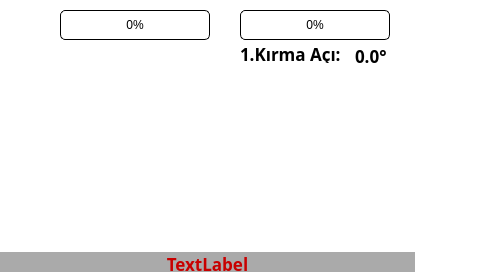
<?xml version="1.0" encoding="UTF-8"?>
<ui version="4.0">
 <class>tek_kirma</class>
 <widget class="QWidget" name="tek_kirma">
  <property name="geometry">
   <rect>
    <x>0</x>
    <y>0</y>
    <width>480</width>
    <height>272</height>
   </rect>
  </property>
  <property name="windowTitle">
   <string>Form</string>
  </property>
  <widget class="QLabel" name="Background">
   <property name="geometry">
    <rect>
     <x>0</x>
     <y>0</y>
     <width>480</width>
     <height>272</height>
    </rect>
   </property>
   <property name="styleSheet">
    <string notr="true">background-color: white;
</string>
   </property>
   <property name="text">
    <string/>
   </property>
  </widget>
  <widget class="QLabel" name="tek_kirma_image">
   <property name="geometry">
    <rect>
     <x>40</x>
     <y>70</y>
     <width>410</width>
     <height>150</height>
    </rect>
   </property>
   <property name="styleSheet">
    <string notr="true">image: url(:/Images/tek_kirma.png);</string>
   </property>
   <property name="text">
    <string/>
   </property>
   <property name="alignment">
    <set>Qt::AlignCenter</set>
   </property>
  </widget>
  <widget class="QLabel" name="ArrowWinchUp_1">
   <property name="geometry">
    <rect>
     <x>380</x>
     <y>175</y>
     <width>30</width>
     <height>30</height>
    </rect>
   </property>
   <property name="text">
    <string/>
   </property>
   <property name="pixmap">
    <pixmap resource="images.qrc">:/Images/gri_yukari.png</pixmap>
   </property>
  </widget>
  <widget class="QLabel" name="ArrowWinchUp_0">
   <property name="geometry">
    <rect>
     <x>380</x>
     <y>175</y>
     <width>30</width>
     <height>30</height>
    </rect>
   </property>
   <property name="text">
    <string/>
   </property>
   <property name="pixmap">
    <pixmap resource="images.qrc">:/Images/yesil_yukari.png</pixmap>
   </property>
  </widget>
  <widget class="QLabel" name="ArrowWinchUp_2">
   <property name="geometry">
    <rect>
     <x>380</x>
     <y>175</y>
     <width>30</width>
     <height>30</height>
    </rect>
   </property>
   <property name="text">
    <string/>
   </property>
   <property name="pixmap">
    <pixmap resource="images.qrc">:/Images/kirmizi_yukari.png</pixmap>
   </property>
  </widget>
  <widget class="QLabel" name="ArrowWinchDown_1">
   <property name="geometry">
    <rect>
     <x>380</x>
     <y>210</y>
     <width>30</width>
     <height>30</height>
    </rect>
   </property>
   <property name="text">
    <string/>
   </property>
   <property name="pixmap">
    <pixmap resource="images.qrc">:/Images/gri_asagi.png</pixmap>
   </property>
  </widget>
  <widget class="QLabel" name="ArrowWinchDown_0">
   <property name="geometry">
    <rect>
     <x>380</x>
     <y>210</y>
     <width>30</width>
     <height>30</height>
    </rect>
   </property>
   <property name="text">
    <string/>
   </property>
   <property name="pixmap">
    <pixmap resource="images.qrc">:/Images/yesil_asagi.png</pixmap>
   </property>
  </widget>
  <widget class="QLabel" name="ArrowWinchDown_2">
   <property name="geometry">
    <rect>
     <x>380</x>
     <y>210</y>
     <width>30</width>
     <height>30</height>
    </rect>
   </property>
   <property name="text">
    <string/>
   </property>
   <property name="pixmap">
    <pixmap resource="images.qrc">:/Images/kirmizi_asagi.png</pixmap>
   </property>
  </widget>
  <widget class="QLabel" name="ArrowFirstBoomUp_1">
   <property name="geometry">
    <rect>
     <x>290</x>
     <y>170</y>
     <width>30</width>
     <height>30</height>
    </rect>
   </property>
   <property name="text">
    <string/>
   </property>
   <property name="pixmap">
    <pixmap resource="images.qrc">:/Images/gri_yukari.png</pixmap>
   </property>
  </widget>
  <widget class="QLabel" name="ArrowFirstBoomUp_0">
   <property name="geometry">
    <rect>
     <x>290</x>
     <y>170</y>
     <width>30</width>
     <height>30</height>
    </rect>
   </property>
   <property name="text">
    <string/>
   </property>
   <property name="pixmap">
    <pixmap resource="images.qrc">:/Images/yesil_yukari.png</pixmap>
   </property>
  </widget>
  <widget class="QLabel" name="ArrowFirstBoomUp_2">
   <property name="geometry">
    <rect>
     <x>290</x>
     <y>170</y>
     <width>30</width>
     <height>30</height>
    </rect>
   </property>
   <property name="text">
    <string/>
   </property>
   <property name="pixmap">
    <pixmap resource="images.qrc">:/Images/kirmizi_yukari.png</pixmap>
   </property>
  </widget>
  <widget class="QLabel" name="ArrowFirstBoomDown_1">
   <property name="geometry">
    <rect>
     <x>290</x>
     <y>210</y>
     <width>30</width>
     <height>30</height>
    </rect>
   </property>
   <property name="text">
    <string/>
   </property>
   <property name="pixmap">
    <pixmap resource="images.qrc">:/Images/gri_asagi.png</pixmap>
   </property>
  </widget>
  <widget class="QLabel" name="ArrowFirstBoomDown_0">
   <property name="geometry">
    <rect>
     <x>290</x>
     <y>210</y>
     <width>30</width>
     <height>30</height>
    </rect>
   </property>
   <property name="text">
    <string/>
   </property>
   <property name="pixmap">
    <pixmap resource="images.qrc">:/Images/yesil_asagi.png</pixmap>
   </property>
  </widget>
  <widget class="QLabel" name="ArrowFirstBoomDown_2">
   <property name="geometry">
    <rect>
     <x>290</x>
     <y>210</y>
     <width>30</width>
     <height>30</height>
    </rect>
   </property>
   <property name="text">
    <string/>
   </property>
   <property name="pixmap">
    <pixmap resource="images.qrc">:/Images/kirmizi_asagi.png</pixmap>
   </property>
  </widget>
  <widget class="QLabel" name="ArrowMainBoomUp_1">
   <property name="geometry">
    <rect>
     <x>10</x>
     <y>115</y>
     <width>30</width>
     <height>30</height>
    </rect>
   </property>
   <property name="text">
    <string/>
   </property>
   <property name="pixmap">
    <pixmap resource="images.qrc">:/Images/gri_yukari.png</pixmap>
   </property>
  </widget>
  <widget class="QLabel" name="ArrowMainBoomUp_0">
   <property name="geometry">
    <rect>
     <x>10</x>
     <y>115</y>
     <width>30</width>
     <height>30</height>
    </rect>
   </property>
   <property name="text">
    <string/>
   </property>
   <property name="pixmap">
    <pixmap resource="images.qrc">:/Images/yesil_yukari.png</pixmap>
   </property>
  </widget>
  <widget class="QLabel" name="ArrowMainBoomUp_2">
   <property name="geometry">
    <rect>
     <x>10</x>
     <y>115</y>
     <width>30</width>
     <height>30</height>
    </rect>
   </property>
   <property name="text">
    <string/>
   </property>
   <property name="pixmap">
    <pixmap resource="images.qrc">:/Images/kirmizi_yukari.png</pixmap>
   </property>
  </widget>
  <widget class="QLabel" name="ArrowMainBoomDown_1">
   <property name="geometry">
    <rect>
     <x>10</x>
     <y>150</y>
     <width>30</width>
     <height>30</height>
    </rect>
   </property>
   <property name="text">
    <string/>
   </property>
   <property name="pixmap">
    <pixmap resource="images.qrc">:/Images/gri_asagi.png</pixmap>
   </property>
  </widget>
  <widget class="QLabel" name="ArrowMainBoomDown_0">
   <property name="geometry">
    <rect>
     <x>10</x>
     <y>150</y>
     <width>30</width>
     <height>30</height>
    </rect>
   </property>
   <property name="text">
    <string/>
   </property>
   <property name="pixmap">
    <pixmap resource="images.qrc">:/Images/yesil_asagi.png</pixmap>
   </property>
  </widget>
  <widget class="QLabel" name="ArrowMainBoomDown_2">
   <property name="geometry">
    <rect>
     <x>10</x>
     <y>150</y>
     <width>30</width>
     <height>30</height>
    </rect>
   </property>
   <property name="text">
    <string/>
   </property>
   <property name="pixmap">
    <pixmap resource="images.qrc">:/Images/kirmizi_asagi.png</pixmap>
   </property>
  </widget>
  <widget class="QLabel" name="ArrowRotationLeft_1">
   <property name="geometry">
    <rect>
     <x>30</x>
     <y>197</y>
     <width>60</width>
     <height>60</height>
    </rect>
   </property>
   <property name="text">
    <string/>
   </property>
   <property name="pixmap">
    <pixmap resource="images.qrc">:/Images/yay_gri_sol.png</pixmap>
   </property>
  </widget>
  <widget class="QLabel" name="ArrowRotationLeft_0">
   <property name="geometry">
    <rect>
     <x>30</x>
     <y>197</y>
     <width>60</width>
     <height>60</height>
    </rect>
   </property>
   <property name="text">
    <string/>
   </property>
   <property name="pixmap">
    <pixmap resource="images.qrc">:/Images/yay_yesil_sol.png</pixmap>
   </property>
  </widget>
  <widget class="QLabel" name="ArrowRotationLeft_2">
   <property name="geometry">
    <rect>
     <x>30</x>
     <y>197</y>
     <width>60</width>
     <height>60</height>
    </rect>
   </property>
   <property name="text">
    <string/>
   </property>
   <property name="pixmap">
    <pixmap resource="images.qrc">:/Images/yay_kirmizi_sol.png</pixmap>
   </property>
  </widget>
  <widget class="QLabel" name="ArrowRotationRight_1">
   <property name="geometry">
    <rect>
     <x>160</x>
     <y>195</y>
     <width>60</width>
     <height>60</height>
    </rect>
   </property>
   <property name="text">
    <string/>
   </property>
   <property name="pixmap">
    <pixmap resource="images.qrc">:/Images/yay_gri_sag.png</pixmap>
   </property>
  </widget>
  <widget class="QLabel" name="ArrowRotationRight_0">
   <property name="geometry">
    <rect>
     <x>160</x>
     <y>195</y>
     <width>60</width>
     <height>60</height>
    </rect>
   </property>
   <property name="text">
    <string/>
   </property>
   <property name="pixmap">
    <pixmap resource="images.qrc">:/Images/yay_yesil_sag.png</pixmap>
   </property>
  </widget>
  <widget class="QLabel" name="ArrowRotationRight_2">
   <property name="geometry">
    <rect>
     <x>160</x>
     <y>195</y>
     <width>60</width>
     <height>60</height>
    </rect>
   </property>
   <property name="text">
    <string/>
   </property>
   <property name="pixmap">
    <pixmap resource="images.qrc">:/Images/yay_kirmizi_sag.png</pixmap>
   </property>
  </widget>
  <widget class="QProgressBar" name="P1BarGraph">
   <property name="geometry">
    <rect>
     <x>60</x>
     <y>10</y>
     <width>150</width>
     <height>30</height>
    </rect>
   </property>
   <property name="styleSheet">
    <string notr="true">QProgressBar{
border: 1px solid black;
border-radius: 5px;
padding: 1px;
}

QProgressBar::chunk{
background-color:qlineargradient(spread:pad,x1:0,y1:0,x2:0,y2:1,stop:0.334928 rgba(152,255,151,255), stop:0.47619 rgba(0,255,0,255), stop: 0.82381 rgba(0,197,0,255));
border-radius: 5px;
}
</string>
   </property>
   <property name="value">
    <number>0</number>
   </property>
   <property name="alignment">
    <set>Qt::AlignCenter</set>
   </property>
  </widget>
  <widget class="QProgressBar" name="P2BarGraph">
   <property name="geometry">
    <rect>
     <x>240</x>
     <y>10</y>
     <width>150</width>
     <height>30</height>
    </rect>
   </property>
   <property name="styleSheet">
    <string notr="true">QProgressBar{
border: 1px solid black;
border-radius: 5px;
padding: 1px;
}

QProgressBar::chunk{
background-color:qlineargradient(spread:pad,x1:0,y1:0,x2:0,y2:1,stop:0.334928 rgba(152,255,151,255), stop:0.47619 rgba(0,255,0,255), stop: 0.82381 rgba(0,197,0,255));
border-radius: 5px;
}
</string>
   </property>
   <property name="maximum">
    <number>100</number>
   </property>
   <property name="value">
    <number>0</number>
   </property>
   <property name="alignment">
    <set>Qt::AlignCenter</set>
   </property>
  </widget>
  <widget class="QLabel" name="Acikirma1">
   <property name="geometry">
    <rect>
     <x>240</x>
     <y>42</y>
     <width>111</width>
     <height>21</height>
    </rect>
   </property>
   <property name="font">
    <font>
     <family>Ubuntu Mono</family>
     <pointsize>13</pointsize>
     <weight>75</weight>
     <bold>true</bold>
    </font>
   </property>
   <property name="text">
    <string>&lt;html&gt;&lt;head/&gt;&lt;body&gt;&lt;p&gt;&lt;span style=&quot; color:#000000;&quot;&gt;1.Kırma Açı:&lt;/span&gt;&lt;/p&gt;&lt;/body&gt;&lt;/html&gt;</string>
   </property>
  </widget>
  <widget class="QLabel" name="Acikirma1_deger">
   <property name="geometry">
    <rect>
     <x>355</x>
     <y>44</y>
     <width>61</width>
     <height>21</height>
    </rect>
   </property>
   <property name="font">
    <font>
     <family>Ubuntu Mono</family>
     <pointsize>13</pointsize>
     <weight>75</weight>
     <bold>true</bold>
    </font>
   </property>
   <property name="text">
    <string>&lt;html&gt;&lt;head/&gt;&lt;body&gt;&lt;p&gt;&lt;span style=&quot; color:#000000;&quot;&gt;0.0°&lt;/span&gt;&lt;/p&gt;&lt;/body&gt;&lt;/html&gt;</string>
   </property>
  </widget>
  <widget class="QLabel" name="Bypass_1">
   <property name="geometry">
    <rect>
     <x>412</x>
     <y>204</y>
     <width>68</width>
     <height>68</height>
    </rect>
   </property>
   <property name="styleSheet">
    <string notr="true">background-image: url(:/Images/Bypass_Yesil.png);</string>
   </property>
   <property name="text">
    <string/>
   </property>
  </widget>
  <widget class="QLabel" name="Bypass_0">
   <property name="geometry">
    <rect>
     <x>412</x>
     <y>204</y>
     <width>68</width>
     <height>68</height>
    </rect>
   </property>
   <property name="styleSheet">
    <string notr="true">background-image: url(:/Images/Bypass_Kirmizi.png);</string>
   </property>
   <property name="text">
    <string/>
   </property>
  </widget>
  <widget class="QLabel" name="P2Bar">
   <property name="geometry">
    <rect>
     <x>160</x>
     <y>250</y>
     <width>41</width>
     <height>21</height>
    </rect>
   </property>
   <property name="font">
    <font>
     <family>Ubuntu Mono</family>
     <pointsize>13</pointsize>
     <weight>75</weight>
     <bold>true</bold>
    </font>
   </property>
   <property name="text">
    <string>&lt;html&gt;&lt;head/&gt;&lt;body&gt;&lt;p&gt;&lt;span style=&quot; color:#000000;&quot;&gt;P2:&lt;/span&gt;&lt;/p&gt;&lt;/body&gt;&lt;/html&gt;</string>
   </property>
  </widget>
  <widget class="QLabel" name="P2BarDeger">
   <property name="geometry">
    <rect>
     <x>190</x>
     <y>250</y>
     <width>101</width>
     <height>21</height>
    </rect>
   </property>
   <property name="font">
    <font>
     <family>Ubuntu Mono</family>
     <pointsize>13</pointsize>
     <weight>75</weight>
     <bold>true</bold>
    </font>
   </property>
   <property name="text">
    <string>&lt;html&gt;&lt;head/&gt;&lt;body&gt;&lt;p&gt;&lt;span style=&quot; color:#000000;&quot;&gt;0 Bar&lt;/span&gt;&lt;/p&gt;&lt;/body&gt;&lt;/html&gt;</string>
   </property>
  </widget>
  <widget class="QLabel" name="P1BarDeger">
   <property name="geometry">
    <rect>
     <x>60</x>
     <y>250</y>
     <width>81</width>
     <height>21</height>
    </rect>
   </property>
   <property name="font">
    <font>
     <family>Ubuntu Mono</family>
     <pointsize>13</pointsize>
     <weight>75</weight>
     <bold>true</bold>
    </font>
   </property>
   <property name="text">
    <string>&lt;html&gt;&lt;head/&gt;&lt;body&gt;&lt;p&gt;&lt;span style=&quot; color:#000000;&quot;&gt;0 Bar&lt;/span&gt;&lt;/p&gt;&lt;/body&gt;&lt;/html&gt;</string>
   </property>
  </widget>
  <widget class="QLabel" name="P1Bar">
   <property name="geometry">
    <rect>
     <x>30</x>
     <y>250</y>
     <width>41</width>
     <height>21</height>
    </rect>
   </property>
   <property name="font">
    <font>
     <family>Ubuntu Mono</family>
     <pointsize>13</pointsize>
     <weight>75</weight>
     <bold>true</bold>
    </font>
   </property>
   <property name="text">
    <string>&lt;html&gt;&lt;head/&gt;&lt;body&gt;&lt;p&gt;&lt;span style=&quot; color:#000000;&quot;&gt;P1:&lt;/span&gt;&lt;/p&gt;&lt;/body&gt;&lt;/html&gt;</string>
   </property>
  </widget>
  <widget class="QLabel" name="mesaj">
   <property name="geometry">
    <rect>
     <x>0</x>
     <y>252</y>
     <width>415</width>
     <height>20</height>
    </rect>
   </property>
   <property name="font">
    <font>
     <family>Ubuntu Mono</family>
     <pointsize>13</pointsize>
     <weight>75</weight>
     <bold>true</bold>
    </font>
   </property>
   <property name="styleSheet">
    <string notr="true">background-color: rgb(170, 170, 170);</string>
   </property>
   <property name="text">
    <string>&lt;html&gt;&lt;head/&gt;&lt;body&gt;&lt;p&gt;&lt;span style=&quot; color:#c80000;&quot;&gt;TextLabel&lt;/span&gt;&lt;/p&gt;&lt;/body&gt;&lt;/html&gt;</string>
   </property>
   <property name="alignment">
    <set>Qt::AlignCenter</set>
   </property>
  </widget>
  <widget class="QLabel" name="ArrowFirstTelescopeOut_2">
   <property name="geometry">
    <rect>
     <x>325</x>
     <y>170</y>
     <width>30</width>
     <height>30</height>
    </rect>
   </property>
   <property name="text">
    <string/>
   </property>
   <property name="pixmap">
    <pixmap resource="images.qrc">:/Images/kirmizi_sag.png</pixmap>
   </property>
  </widget>
  <widget class="QLabel" name="ArrowFirstTelescopeOut_1">
   <property name="geometry">
    <rect>
     <x>325</x>
     <y>170</y>
     <width>30</width>
     <height>30</height>
    </rect>
   </property>
   <property name="text">
    <string/>
   </property>
   <property name="pixmap">
    <pixmap resource="images.qrc">:/Images/gri_sag.png</pixmap>
   </property>
  </widget>
  <widget class="QLabel" name="ArrowFirstTelescopeOut_0">
   <property name="geometry">
    <rect>
     <x>325</x>
     <y>170</y>
     <width>30</width>
     <height>30</height>
    </rect>
   </property>
   <property name="text">
    <string/>
   </property>
   <property name="pixmap">
    <pixmap resource="images.qrc">:/Images/yesil_sag.png</pixmap>
   </property>
  </widget>
  <widget class="QLabel" name="ArrowFirstTelescopeIn_0">
   <property name="geometry">
    <rect>
     <x>255</x>
     <y>170</y>
     <width>30</width>
     <height>30</height>
    </rect>
   </property>
   <property name="text">
    <string/>
   </property>
   <property name="pixmap">
    <pixmap resource="images.qrc">:/Images/yesil_sol.png</pixmap>
   </property>
  </widget>
  <widget class="QLabel" name="ArrowFirstTelescopeIn_1">
   <property name="geometry">
    <rect>
     <x>255</x>
     <y>170</y>
     <width>30</width>
     <height>30</height>
    </rect>
   </property>
   <property name="text">
    <string/>
   </property>
   <property name="pixmap">
    <pixmap resource="images.qrc">:/Images/gri_sol.png</pixmap>
   </property>
  </widget>
  <widget class="QLabel" name="ArrowFirstTelescopeIn_2">
   <property name="geometry">
    <rect>
     <x>255</x>
     <y>170</y>
     <width>30</width>
     <height>30</height>
    </rect>
   </property>
   <property name="text">
    <string/>
   </property>
   <property name="pixmap">
    <pixmap resource="images.qrc">:/Images/kirmizi_sol.png</pixmap>
   </property>
  </widget>
  <widget class="QLabel" name="ArrowSecondTelescopeOut_1">
   <property name="geometry">
    <rect>
     <x>325</x>
     <y>210</y>
     <width>30</width>
     <height>30</height>
    </rect>
   </property>
   <property name="text">
    <string/>
   </property>
   <property name="pixmap">
    <pixmap resource="images.qrc">:/Images/gri_sag.png</pixmap>
   </property>
  </widget>
  <widget class="QLabel" name="ArrowSecondTelescopeOut_2">
   <property name="geometry">
    <rect>
     <x>325</x>
     <y>210</y>
     <width>30</width>
     <height>30</height>
    </rect>
   </property>
   <property name="text">
    <string/>
   </property>
   <property name="pixmap">
    <pixmap resource="images.qrc">:/Images/kirmizi_sag.png</pixmap>
   </property>
  </widget>
  <widget class="QLabel" name="ArrowSecondTelescopeOut_0">
   <property name="geometry">
    <rect>
     <x>325</x>
     <y>210</y>
     <width>30</width>
     <height>30</height>
    </rect>
   </property>
   <property name="text">
    <string/>
   </property>
   <property name="pixmap">
    <pixmap resource="images.qrc">:/Images/yesil_sag.png</pixmap>
   </property>
  </widget>
  <widget class="QLabel" name="ArrowSecondTelescopeIn_1">
   <property name="geometry">
    <rect>
     <x>255</x>
     <y>210</y>
     <width>30</width>
     <height>30</height>
    </rect>
   </property>
   <property name="text">
    <string/>
   </property>
   <property name="pixmap">
    <pixmap resource="images.qrc">:/Images/gri_sol.png</pixmap>
   </property>
  </widget>
  <widget class="QLabel" name="ArrowSecondTelescopeIn_0">
   <property name="geometry">
    <rect>
     <x>255</x>
     <y>210</y>
     <width>30</width>
     <height>30</height>
    </rect>
   </property>
   <property name="text">
    <string/>
   </property>
   <property name="pixmap">
    <pixmap resource="images.qrc">:/Images/yesil_sol.png</pixmap>
   </property>
  </widget>
  <widget class="QLabel" name="ArrowSecondTelescopeIn_2">
   <property name="geometry">
    <rect>
     <x>255</x>
     <y>210</y>
     <width>30</width>
     <height>30</height>
    </rect>
   </property>
   <property name="text">
    <string/>
   </property>
   <property name="pixmap">
    <pixmap resource="images.qrc">:/Images/kirmizi_sol.png</pixmap>
   </property>
  </widget>
  <zorder>Background</zorder>
  <zorder>tek_kirma_image</zorder>
  <zorder>ArrowWinchUp_1</zorder>
  <zorder>ArrowWinchUp_0</zorder>
  <zorder>ArrowWinchUp_2</zorder>
  <zorder>ArrowWinchDown_1</zorder>
  <zorder>ArrowWinchDown_0</zorder>
  <zorder>ArrowWinchDown_2</zorder>
  <zorder>ArrowFirstBoomUp_1</zorder>
  <zorder>ArrowFirstBoomUp_0</zorder>
  <zorder>ArrowFirstBoomUp_2</zorder>
  <zorder>ArrowFirstBoomDown_1</zorder>
  <zorder>ArrowFirstBoomDown_0</zorder>
  <zorder>ArrowFirstBoomDown_2</zorder>
  <zorder>ArrowMainBoomUp_1</zorder>
  <zorder>ArrowMainBoomUp_0</zorder>
  <zorder>ArrowMainBoomUp_2</zorder>
  <zorder>ArrowMainBoomDown_1</zorder>
  <zorder>ArrowMainBoomDown_0</zorder>
  <zorder>ArrowMainBoomDown_2</zorder>
  <zorder>ArrowRotationLeft_1</zorder>
  <zorder>ArrowRotationLeft_0</zorder>
  <zorder>ArrowRotationLeft_2</zorder>
  <zorder>ArrowRotationRight_1</zorder>
  <zorder>ArrowRotationRight_0</zorder>
  <zorder>ArrowRotationRight_2</zorder>
  <zorder>P1BarGraph</zorder>
  <zorder>P2BarGraph</zorder>
  <zorder>Acikirma1</zorder>
  <zorder>Acikirma1_deger</zorder>
  <zorder>Bypass_1</zorder>
  <zorder>Bypass_0</zorder>
  <zorder>P2Bar</zorder>
  <zorder>P2BarDeger</zorder>
  <zorder>P1BarDeger</zorder>
  <zorder>P1Bar</zorder>
  <zorder>mesaj</zorder>
  <zorder>ArrowFirstTelescopeOut_0</zorder>
  <zorder>ArrowFirstTelescopeOut_1</zorder>
  <zorder>ArrowFirstTelescopeOut_2</zorder>
  <zorder>ArrowFirstTelescopeIn_0</zorder>
  <zorder>ArrowFirstTelescopeIn_1</zorder>
  <zorder>ArrowFirstTelescopeIn_2</zorder>
  <zorder>ArrowSecondTelescopeOut_1</zorder>
  <zorder>ArrowSecondTelescopeOut_0</zorder>
  <zorder>ArrowSecondTelescopeOut_2</zorder>
  <zorder>ArrowSecondTelescopeIn_1</zorder>
  <zorder>ArrowSecondTelescopeIn_0</zorder>
  <zorder>ArrowSecondTelescopeIn_2</zorder>
 </widget>
 <resources>
  <include location="images.qrc"/>
 </resources>
 <connections/>
</ui>
